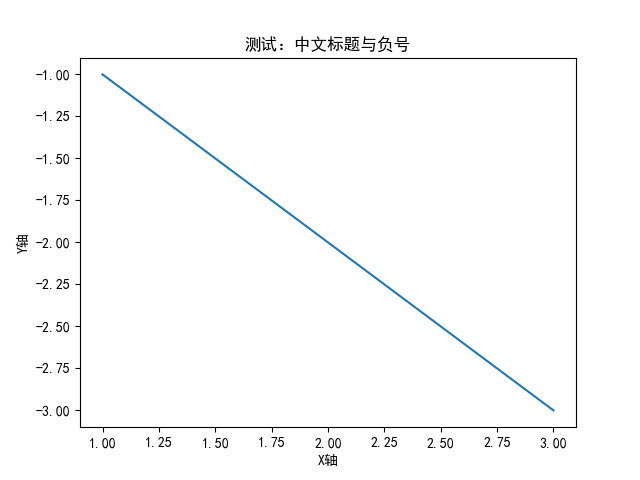

The Python source for this figure:
import matplotlib.pyplot as plt

# 1. 设置默认字体为 SimHei
plt.rcParams['font.sans-serif'] = ['SimHei'] 

# 2. 解决负号 '-' 显示为方块的问题
plt.rcParams['axes.unicode_minus'] = False 

# --- 测试代码 ---
plt.figure()
plt.plot([1, 2, 3], [-1, -2, -3])
plt.title("测试：中文标题与负号")
plt.xlabel("X轴")
plt.ylabel("Y轴")
plt.savefig("test.png")
